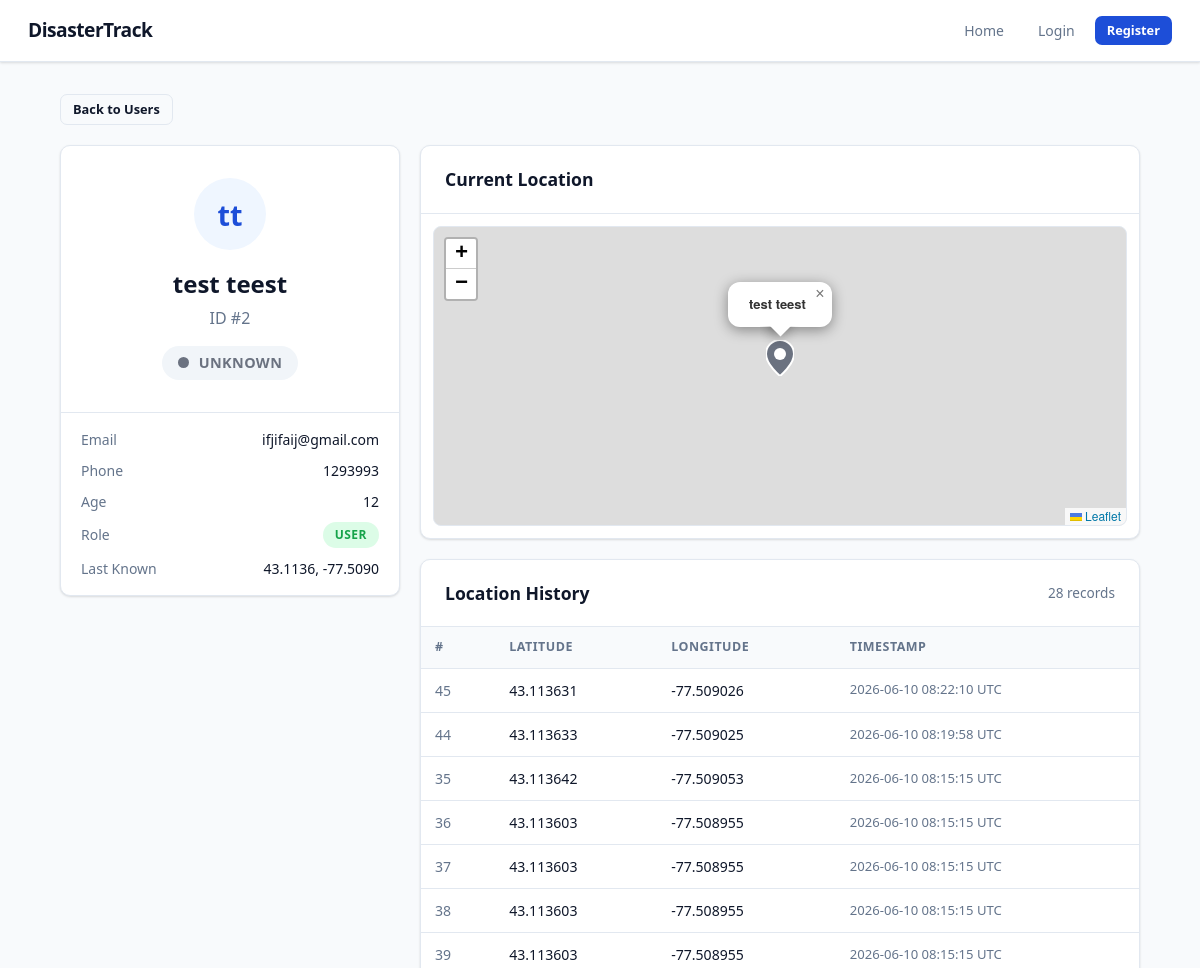
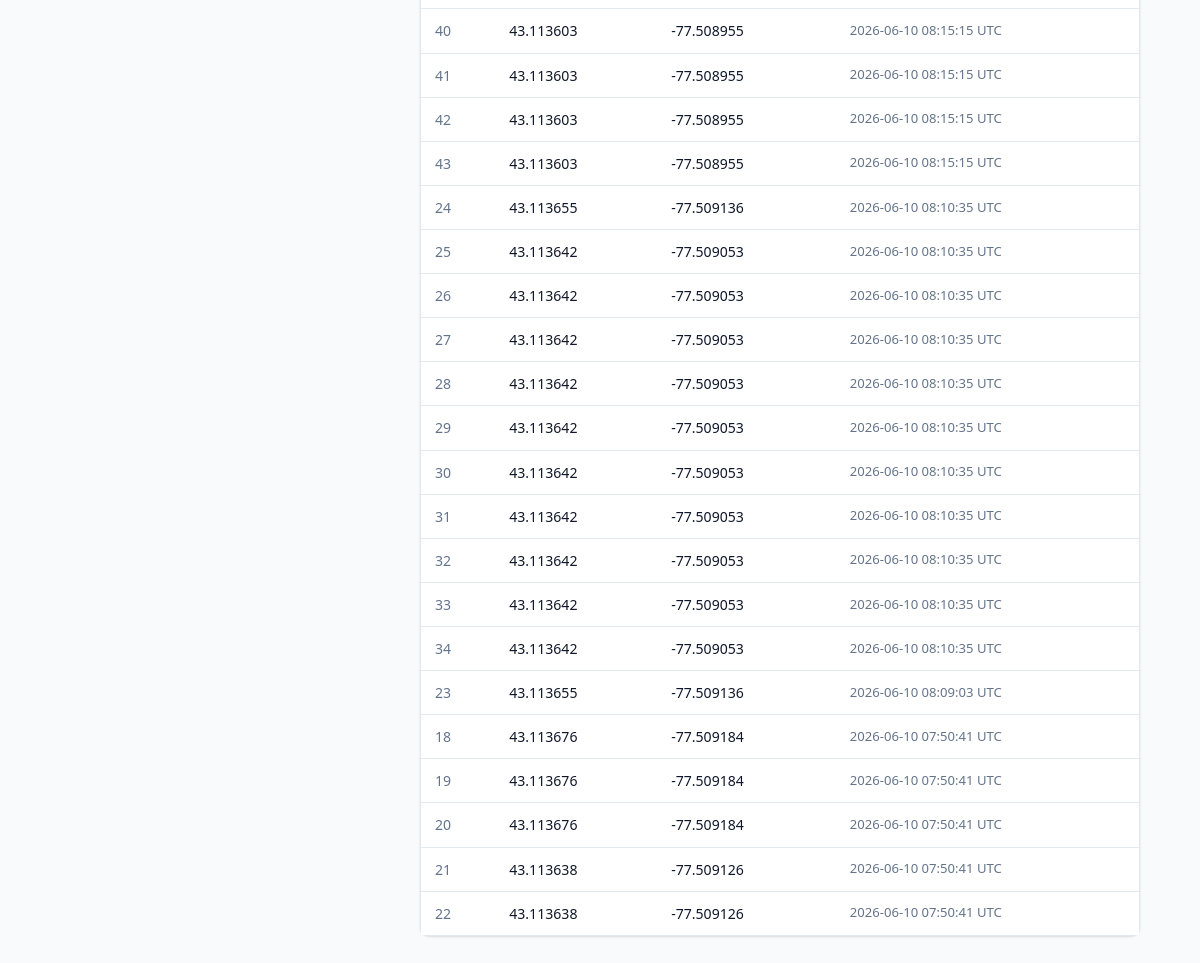
The page /users/2 on the database its author committed (2 pictures, top to bottom).
### models.py (models this page shows)
class User(Base):
    __tablename__ = "users"
    id: Mapped[int] = mapped_column(Integer, primary_key=True, index=True)
    name: Mapped[str] = mapped_column(String(50), nullable=False)
    last_name: Mapped[str] = mapped_column(String(50), nullable=False)
    email: Mapped[str] = mapped_column(String(120), unique=True, nullable=False)
    age: Mapped[int] = mapped_column(Integer, nullable=False)
    current_location: Mapped[str] = mapped_column(String(100), default="Unknown")
    phone_number: Mapped[str] = mapped_column(String(20), nullable=False)
    password_hash: Mapped[str] = mapped_column(String(255), nullable=False)
    role: Mapped[str] = mapped_column(String(20), default="normal_user", nullable=False)
    safety_status: Mapped[str] = mapped_column(String(20), default="unknown", nullable=False)
    latitude: Mapped[float | None] = mapped_column(Float, nullable=True)
    longitude: Mapped[float | None] = mapped_column(Float, nullable=True)
    location_history: Mapped[list[UserLocationHistory]] = relationship(
        back_populates="user", cascade="all, delete-orphan"
    )
    notifications: Mapped[list[SafetyNotification]] = relationship(
        back_populates="user", cascade="all, delete-orphan"
    )

class UserLocationHistory(Base):
    __tablename__ = "user_location_history"
    id: Mapped[int] = mapped_column(Integer, primary_key=True, index=True)
    user_id: Mapped[int] = mapped_column(ForeignKey("users.id"), nullable=False, index=True)
    latitude: Mapped[float] = mapped_column(Float, nullable=False)
    longitude: Mapped[float] = mapped_column(Float, nullable=False)
    timestamp: Mapped[datetime] = mapped_column(DateTime(timezone=True), default=datetime.now(UTC))
    user: Mapped[User] = relationship(back_populates="location_history")

### main.py (the view)
@app.get("/users/{user_id}", include_in_schema=False, name="user_page")
async def user_page(
    request: Request,
    user_id: int,
    db: Annotated[AsyncSession, Depends(get_db)],
):
    result = await db.execute(select(models.User).where(models.User.id == user_id))
    user = result.scalars().first()
    if not user:
        raise HTTPException(status_code=status.HTTP_404_NOT_FOUND, detail="User not found")
    result = await db.execute(
        select(models.UserLocationHistory)
        .where(models.UserLocationHistory.user_id == user_id)
        .order_by(models.UserLocationHistory.timestamp.desc())
    )
    locations = result.scalars().all()
    return templates.TemplateResponse(
        request,
        "user.html",
        {"user": user, "locations": locations, "title": f"{user.name} {user.last_name}"},
    )

### templates/user.html (shortened to what this page needs)
{% extends "base.html" %}
{% block head %}
<link rel="stylesheet" href="https://unpkg.com/leaflet@1.9.4/dist/leaflet.css"/>
<link rel="stylesheet" href="{{ url_for('static', path='/user.css') }}">
{% endblock %}
{% block content %}
<div class="page">
  <div style="margin-bottom:20px;">
    <a href="/users" class="btn btn-outline btn-sm">Back to Users</a>
  </div>
  <div style="display:grid;grid-template-columns:340px 1fr;gap:20px;align-items:start;">
    <div>
      <div class="card" style="margin-bottom:16px;">
        <div class="card-body" style="text-align:center;padding:32px 24px;">
          <div style="width:72px;height:72px;border-radius:50%;background:var(--brand-light);color:var(--brand);font-size:1.8rem;font-weight:800;display:flex;align-items:center;justify-content:center;margin:0 auto 16px;">
            {{ user.name[0] }}{{ user.last_name[0] }}
          </div>
          <h2 style="margin-bottom:4px;">{{ user.name }} {{ user.last_name }}</h2>
          <p class="text-muted" style="margin-bottom:16px;">ID #{{ user.id }}</p>
          <span class="status-pill pill-{{ user.safety_status }}" style="font-size:.9rem;padding:6px 16px;">
            <span class="status-dot status-{{ user.safety_status }}"></span>
            {{ user.safety_status | capitalize }}
          </span>
        </div>
        <div style="border-top:1px solid var(--border);padding:16px 20px;display:flex;flex-direction:column;gap:10px;">
          <div style="display:flex;justify-content:space-between;font-size:.875rem;">
            <span class="text-muted">Email</span>
            <span>{{ user.email }}</span>
          </div>
          <div style="display:flex;justify-content:space-between;font-size:.875rem;">
            <span class="text-muted">Phone</span>
            <span>{{ user.phone_number }}</span>
          </div>
          <div style="display:flex;justify-content:space-between;font-size:.875rem;">
            <span class="text-muted">Age</span>
            <span>{{ user.age }}</span>
          </div>
          <div style="display:flex;justify-content:space-between;font-size:.875rem;align-items:center;">
            <span class="text-muted">Role</span>
            {% if user.role == 'admin' %}
              <span class="nav-role-badge badge-admin">Admin</span>
            {% elif user.role == 'police' %}
              <span class="nav-role-badge badge-police">Police</span>
            {% else %}
              <span class="nav-role-badge badge-user">User</span>
            {% endif %}
          </div>
          {% if user.latitude %}
          <div style="display:flex;justify-content:space-between;font-size:.875rem;">
            <span class="text-muted">Last Known</span>
            <span>{{ "%.4f"|format(user.latitude) }}, {{ "%.4f"|format(user.longitude) }}</span>
          </div>
          {% endif %}
        </div>
      </div>
    </div>
    <div>
      {% if user.latitude %}
      <div class="card" style="margin-bottom:20px;">
        <div class="card-header"><h2>Current Location</h2></div>
        <div class="card-body" style="padding:12px;">
          <div id="user-map"></div>
        </div>
      </div>
      {% endif %}
      <div class="card">
        <div class="card-header">
          <h2>Location History</h2>
          <span class="text-muted" style="font-size:.85rem;">{{ locations|length }} record{{ 's' if locations|length != 1 }}</span>
        </div>
        <div class="table-wrap" style="border:none;border-radius:0;">
          <table>
            <thead>
              <tr>
                <th>#</th>
                <th>Latitude</th>
                <th>Longitude</th>
                <th>Timestamp</th>
              </tr>
            </thead>
            <tbody>
              {% for loc in locations %}
              <tr>
                <td style="color:var(--text-muted);">{{ loc.id }}</td>
                <td>{{ "%.6f"|format(loc.latitude) }}</td>
                <td>{{ "%.6f"|format(loc.longitude) }}</td>
                <td style="color:var(--text-muted);font-size:.82rem;">{{ loc.timestamp.strftime('%Y-%m-%d %H:%M:%S UTC') }}</td>
              </tr>
              {% else %}
              <tr>
                <td colspan="4" style="text-align:center;padding:32px;color:var(--text-muted);">No location history yet.</td>
              </tr>
              {% endfor %}
            </tbody>
          </table>
        </div>
      </div>
    </div>
  </div>
</div>
{% endblock %}

### static/user.css (style rules this page uses)
#user-map { height: 300px; border-radius: 8px; border: 1px solid var(--border); }

### static/base.css (style rules this page uses)
*, *::before, *::after { box-sizing: border-box; margin: 0; padding: 0; }
:root { --brand: #1d4ed8; --brand-dark: #1e3a8a; --brand-light: #eff6ff; --danger: #dc2626; --safe: #16a34a; --unknown: #6b7280; --police: #7c3aed; --admin: #b45309; --surface: #ffffff; --surface-2: #f8fafc; --border: #e2e8f0; --text: #0f172a; --text-muted: #64748b; --shadow: 0 1px 3px rgba(0,0,0,.08), 0 1px 2px rgba(0,0,0,.06); --shadow-lg: 0 10px 25px rgba(0,0,0,.12); --radius: 10px; }
html { font-size: 16px; }
body { font-family: 'Segoe UI', system-ui, -apple-system, sans-serif; color: var(--text); background: var(--surface-2); line-height: 1.5; min-height: 100vh; }
a { color: var(--brand); text-decoration: none; }
.nav-role-badge { display: inline-flex; align-items: center; gap: 5px; padding: 4px 12px; border-radius: 20px; font-size: .75rem; font-weight: 700; text-transform: uppercase; letter-spacing: .5px; }
.badge-user { background: #dcfce7; color: var(--safe); }
.page { width: min(1080px, calc(100vw - 32px)); margin: 32px auto; }
.card { background: var(--surface); border: 1px solid var(--border); border-radius: var(--radius); box-shadow: var(--shadow); }
.card-header { display: flex; align-items: center; justify-content: space-between; flex-wrap: wrap; gap: 12px; padding: 20px 24px; border-bottom: 1px solid var(--border); }
.card-header h2 { font-size: 1.1rem; font-weight: 700; }
.card-body { padding: 24px; }
.btn { display: inline-flex; align-items: center; gap: 7px; padding: 9px 18px; border: none; border-radius: 7px; font: inherit; font-size: .9rem; font-weight: 600; cursor: pointer; transition: opacity .15s, transform .1s; text-decoration: none; }
.btn-outline { background: transparent; border: 1.5px solid var(--border); color: var(--text); }
.btn-sm { padding: 5px 12px; font-size: .8rem; }
.status-dot { display: inline-block; width: 11px; height: 11px; border-radius: 50%; vertical-align: middle; margin-right: 5px; }
.status-unknown { background: var(--unknown); }
.status-pill { display: inline-flex; align-items: center; gap: 5px; padding: 3px 10px; border-radius: 20px; font-size: .78rem; font-weight: 700; text-transform: uppercase; letter-spacing: .4px; }
.pill-unknown { background: #f1f5f9; color: var(--unknown); }
.table-wrap { overflow-x: auto; border-radius: var(--radius); border: 1px solid var(--border); }
table { width: 100%; border-collapse: collapse; background: var(--surface); }
th, td { padding: 11px 14px; text-align: left; border-bottom: 1px solid var(--border); font-size: .88rem; }
th { background: var(--surface-2); font-weight: 700; font-size: .78rem; text-transform: uppercase; letter-spacing: .5px; color: var(--text-muted); }
tr:last-child td { border-bottom: none; }
.text-muted { color: var(--text-muted); }

### rows shown on the page
User: name "t", last_name "t", name "test", last_name "teest", id "2", safety_status "UNKNOWN", email "ifjifaij@gmail.com", phone_number "1293993", age "12", latitude "43.1136", longitude "-77.5090"
UserLocationHistory: id "45", latitude "43.113631", longitude "-77.509026", timestamp "2026-06-10 08:22:10 UTC"
UserLocationHistory: id "44", latitude "43.113633", longitude "-77.509025", timestamp "2026-06-10 08:19:58 UTC"
UserLocationHistory: id "35", latitude "43.113642", longitude "-77.509053", timestamp "2026-06-10 08:15:15 UTC"
UserLocationHistory: id "36", latitude "43.113603", longitude "-77.508955", timestamp "2026-06-10 08:15:15 UTC"
UserLocationHistory: id "37", latitude "43.113603", longitude "-77.508955", timestamp "2026-06-10 08:15:15 UTC"
UserLocationHistory: id "38", latitude "43.113603", longitude "-77.508955", timestamp "2026-06-10 08:15:15 UTC"
UserLocationHistory: id "39", latitude "43.113603", longitude "-77.508955", timestamp "2026-06-10 08:15:15 UTC"
UserLocationHistory: id "40", latitude "43.113603", longitude "-77.508955", timestamp "2026-06-10 08:15:15 UTC"
UserLocationHistory: id "41", latitude "43.113603", longitude "-77.508955", timestamp "2026-06-10 08:15:15 UTC"
UserLocationHistory: id "42", latitude "43.113603", longitude "-77.508955", timestamp "2026-06-10 08:15:15 UTC"
UserLocationHistory: id "43", latitude "43.113603", longitude "-77.508955", timestamp "2026-06-10 08:15:15 UTC"
UserLocationHistory: id "24", latitude "43.113655", longitude "-77.509136", timestamp "2026-06-10 08:10:35 UTC"
UserLocationHistory: id "25", latitude "43.113642", longitude "-77.509053", timestamp "2026-06-10 08:10:35 UTC"
UserLocationHistory: id "26", latitude "43.113642", longitude "-77.509053", timestamp "2026-06-10 08:10:35 UTC"
UserLocationHistory: id "27", latitude "43.113642", longitude "-77.509053", timestamp "2026-06-10 08:10:35 UTC"
UserLocationHistory: id "28", latitude "43.113642", longitude "-77.509053", timestamp "2026-06-10 08:10:35 UTC"
UserLocationHistory: id "29", latitude "43.113642", longitude "-77.509053", timestamp "2026-06-10 08:10:35 UTC"
UserLocationHistory: id "30", latitude "43.113642", longitude "-77.509053", timestamp "2026-06-10 08:10:35 UTC"
UserLocationHistory: id "31", latitude "43.113642", longitude "-77.509053", timestamp "2026-06-10 08:10:35 UTC"
UserLocationHistory: id "32", latitude "43.113642", longitude "-77.509053", timestamp "2026-06-10 08:10:35 UTC"
UserLocationHistory: id "33", latitude "43.113642", longitude "-77.509053", timestamp "2026-06-10 08:10:35 UTC"
UserLocationHistory: id "34", latitude "43.113642", longitude "-77.509053", timestamp "2026-06-10 08:10:35 UTC"
UserLocationHistory: id "23", latitude "43.113655", longitude "-77.509136", timestamp "2026-06-10 08:09:03 UTC"
UserLocationHistory: id "18", latitude "43.113676", longitude "-77.509184", timestamp "2026-06-10 07:50:41 UTC"
UserLocationHistory: id "19", latitude "43.113676", longitude "-77.509184", timestamp "2026-06-10 07:50:41 UTC"
UserLocationHistory: id "20", latitude "43.113676", longitude "-77.509184", timestamp "2026-06-10 07:50:41 UTC"
UserLocationHistory: id "21", latitude "43.113638", longitude "-77.509126", timestamp "2026-06-10 07:50:41 UTC"
UserLocationHistory: id "22", latitude "43.113638", longitude "-77.509126", timestamp "2026-06-10 07:50:41 UTC"

### other values the page prints
{{ locations|length }} "28"
{{ 's' if locations|length != 1 }} "s"
